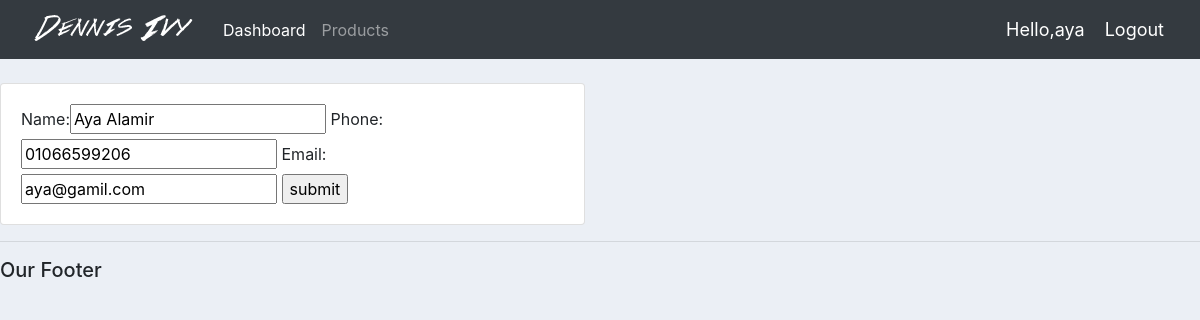
The app's page /customers/1/update_customer/1/ (signed in) with its own data.
### accounts/models.py (models this page shows, shortened)
class Customer(models.Model):
    name=models.CharField(max_length=200,null=True)
    phone=models.CharField(max_length=200,null=True)
    email=models.CharField(max_length=200,null=True)
    date_created=models.DateTimeField(auto_now_add=True)

### accounts/views.py (the view)
# urls.py: path('customers/<str:pk>/update_customer/<str:pk2>/',views.update_customer,name="update_customer"),
@login_required(login_url='login')
def update_customer(request,pk,pk2):
    customer=Customer.objects.get(id=pk2)
    form=CustomerForm(instance=customer)
    if request.method=="POST":
        updatedObject=CustomerForm(request.POST,instance=customer)
        if updatedObject.is_valid():
            updatedObject.save()
            return redirect("/customers/{}".format(pk))
    return render(request,'accounts/update_customer.html',{'form':form})

### accounts/forms.py
class CustomerForm(ModelForm):
    class Meta:
        model=Customer
        fields='__all__'

### accounts/templates/accounts/update_customer.html (shortened to what this page needs)
{% extends 'accounts/main.html'%}
{% block content %}
<br>
<div class="row">
    <div class ="col-md-6">
        <div class ="card card-body">
            <form action="" method="POST">
              {{form}}
              <input type="submit" value="submit">
            </form>
        </div>
    </div>
</div>
{% endblock %}

### accounts/templates/accounts/navbar.html (shortened to what this page needs)
{% load static %}
<nav class="navbar navbar-expand-lg navbar-dark bg-dark">
  <img src="{% static 'images/logo.png'%}">
  <div class="collapse navbar-collapse" id="navbarNav">
    <ul class="navbar-nav">
      <li class="nav-item active">
        <a class="nav-link" href="#">Dashboard</span></a>
      </li>
      <li class="nav-item">
        <a class="nav-link" href="#">Products</a>
      </li>
    </ul>
  </div>
  <span class = "hello-msg">Hello,{{request.user}}</span>
  <span><a class ="hello-msg" href="{% url 'logout' %}">Logout</a></span>
</nav>

### static/css/main.css (style rules this page uses)
body { background-color: #ebeff5; }

### accounts/templates/accounts/navbar.html (style rules this page uses)
.hello-msg { font-size:18px; color:#fff; margin-right:20px; }

### records on screen
Customer: name "Aya Alamir", phone "01066599206", email "aya@gamil.com"

### other values on screen
{{ request.user }} "aya"
